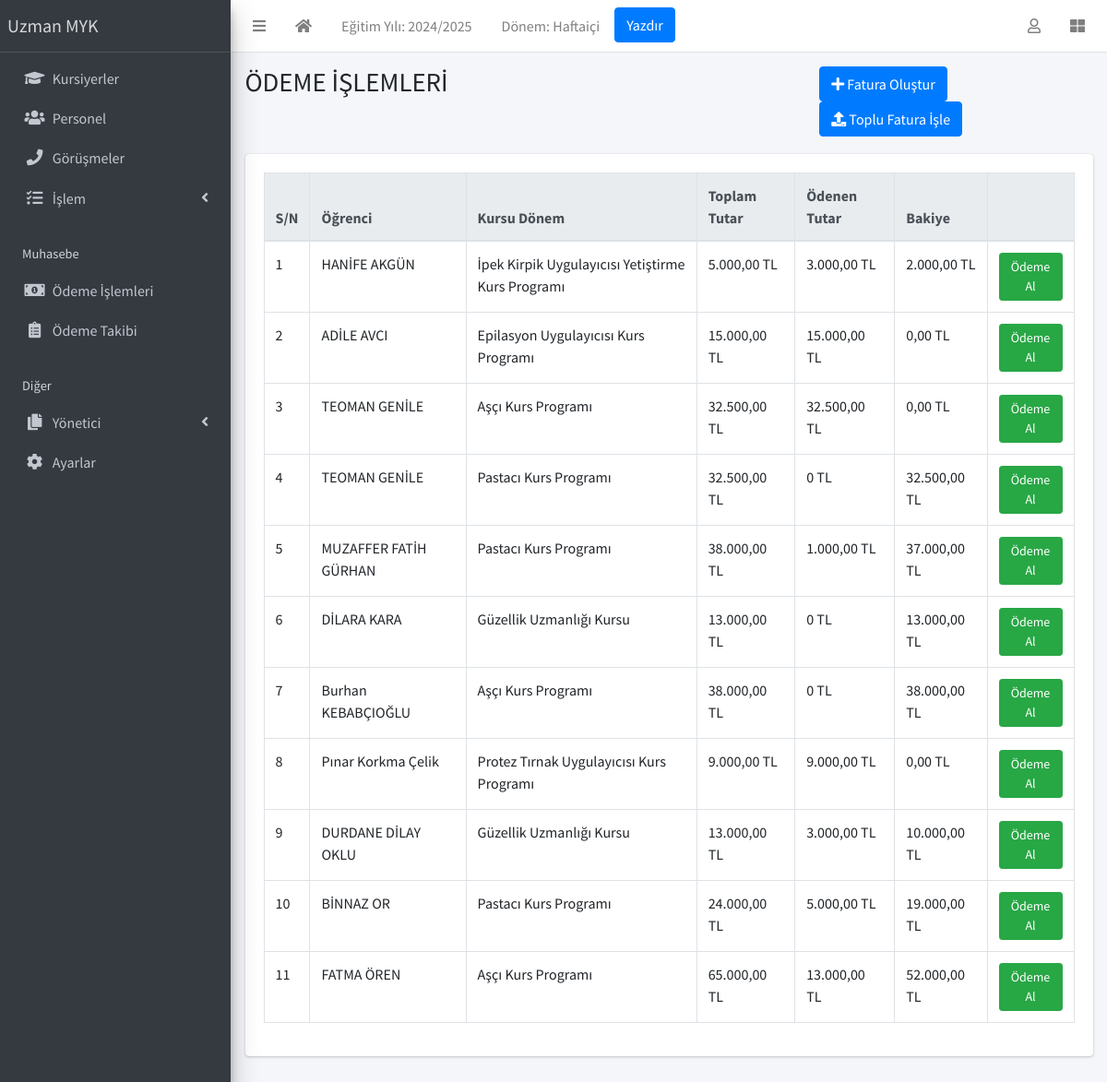
Screenshot of /finance/list/ (signed in) with the database file from the repository.
### apps/corecode/models.py (models this page shows, shortened)
class AcademicSession(models.Model):
    name = models.CharField(max_length=200, unique=True, verbose_name = "Eğitim Yılı")
    current = models.BooleanField(default=True, verbose_name = "Aktif Eğitim Yılı")
    class Meta:
        ordering = ["-name"]

class AcademicTerm(models.Model):
    name = models.CharField(max_length=20, unique=True, verbose_name = "Dönem")
    current = models.BooleanField(default=True, verbose_name = "Aktif Dönem")
    class Meta:
        ordering = ["name"]

class SiteConfig(models.Model):
    key = models.SlugField()
    value = models.CharField(max_length=200)

class StudentClass(models.Model):
    name = models.CharField(max_length=200, unique=True, verbose_name = "Sınıf" )
    class Meta:
        verbose_name = "Sınıf"
        verbose_name_plural = "Sınıflar"
        ordering = ["name"]
    def __str__(self):
        return self.name

### apps/finance/models.py (models this page shows, shortened)
class Invoice(models.Model):
    student = models.ForeignKey(Student, on_delete=models.CASCADE, verbose_name="Öğrenci")
    session = models.ForeignKey(AcademicSession, on_delete=models.CASCADE, verbose_name="Eğitim Yılı")
    term = models.ForeignKey(AcademicTerm, on_delete=models.CASCADE, verbose_name="Dönem")
    class_for = models.ForeignKey(StudentClass, on_delete=models.CASCADE, verbose_name="Kursu")
    balance_from_previous_term = models.DecimalField(max_digits=10, decimal_places=2, default=0, verbose_name="Kayıt Ücreti")
    status = models.CharField(
        max_length=20,
        choices=[("active", "Aktif"), ("closed", "Kapandı")],
        default="active",
        verbose_name="Durum"
    )
    class Meta:
        ordering = ["student", "term"]
    def __str__(self):
        return f"{self.student}"
    def balance(self):
        payable = self.total_amount_payable()
        paid = self.total_amount_paid()
        return payable - paid
    def amount_payable(self):
        items = InvoiceItem.objects.filter(invoice=self)
        return sum(item.amount for item in items)
    def total_amount_payable(self):
        return self.balance_from_previous_term + self.amount_payable()
    def total_amount_paid(self):
        receipts = Receipt.objects.filter(invoice=self)
        return sum(receipt.amount_paid for receipt in receipts)

class Receipt(models.Model):
    invoice = models.ForeignKey(Invoice, on_delete=models.CASCADE)
    amount_paid = models.DecimalField(max_digits=10, decimal_places=2, verbose_name="Ödeme Miktarı")  # Daha doğru bir tutar formatı
    date_paid = models.DateField(default=timezone.now, verbose_name="Ödeme Tarihi")
    comment = models.CharField(max_length=200, blank=True, verbose_name="Açıklama")
    class Meta:
        ordering = ['-date_paid']  # Son ödemeleri en üstte listelemek için
        get_latest_by = 'date_paid'  # latest() çağrıldığında bu alanı kullanır

### apps/students/models.py (models this page shows, shortened)
class Student(models.Model):
    STATUS_CHOICES = [("active", "Aktif"), ("inactive", "Pasif")]
    GENDER_CHOICES = [("İlkokul", "İlkokul"), ("Ortaokul", "Ortaokul"), ("Lise", "Lise"), ("Üniversite", "Üniversite"), ("Yüksek Lisans", "Yüksek Lisans"), ("Doktora", "Doktora")]
    current_status = models.CharField(
        max_length=10, choices=STATUS_CHOICES, default="active", verbose_name = "Durumu"
    )
    registration_number = models.CharField(max_length=200, unique=True, verbose_name = "TC Kimlik No")
    firstname = models.CharField(max_length=200, verbose_name = "Adı")
    surname = models.CharField(max_length=200, verbose_name = "Soyadı")
    mobile_num_regex = RegexValidator(
        regex="^[0-9]{10,15}$", message="Girilen cep telefonu numarası doğru formatta değil!"
    )
    parent_mobile_number = models.CharField(
        validators=[mobile_num_regex], max_length=13, blank=True, verbose_name = "Telefon Numarası"
    )
    gender = models.CharField(max_length=100, choices=GENDER_CHOICES, default="male",verbose_name = "Öğrenim Durumu")
    date_of_birth = models.DateField(default=timezone.now, verbose_name = "Doğum Tarihi")
    date_of_admission = models.DateField(default=timezone.now, verbose_name = "Kayıt Tarihi")
    other_name = models.IntegerField(default=0, verbose_name="Taksit Sayısı")
    address = models.TextField(blank=True, verbose_name = "Adres" )
    others = models.TextField(blank=True, verbose_name = "Açıklama")
    passport = models.ImageField(blank=True, upload_to="students/passports/", verbose_name = "Öğrenci Fotoğrafı")
    class Meta:
        ordering = ["surname", "firstname", "other_name"]
    def __str__(self):
        return f"{self.firstname} {self.surname} "

### apps/finance/views.py (the view)
# urls.py: path("list/", InvoiceListView.as_view(), name="invoice-list"),
class InvoiceListView(LoginRequiredMixin, ListView):
    model = Invoice
    template_name = "finance/invoice_list.html"

### apps/corecode/context_processors.py (called while the page is built)
def site_defaults(request):
    current_session = AcademicSession.objects.get(current=True)
    current_term = AcademicTerm.objects.get(current=True)
    vals = SiteConfig.objects.all()
    contexts = {
        "current_session": current_session.name,
        "current_term": current_term.name,
    }
    for val in vals:
        contexts[val.key] = val.value
    return contexts

### apps/finance/templates/finance/invoice_list.html (shortened to what this page needs)
{% extends 'base.html' %}
{% load humanize %}
{% block title %}ÖDEME İŞLEMLERİ{% endblock title %}
{% block breadcrumb %}
<a class="btn btn-primary" href="{% url 'invoice-create' %}"><i
    class="fas fa-plus"></i> Fatura Oluştur</a>
<a class="btn btn-primary" href="{% url 'bulk-invoice' %}"><i
    class="fas fa-upload"></i> Toplu Fatura İşle</a>
{% endblock breadcrumb %}
{% block content %}
  <div class="table-responsive">
    <table id="invoicetable" class="table table-bordered table-hover">
      <thead class="thead-light">
        <tr>
          <th>S/N</th>
          <th>Öğrenci</th>
          <th>Kursu Dönem</th>
          <th>Toplam Tutar</th>
          <th>Ödenen Tutar</th>
          <th>Bakiye</th>
          <th></th>
        </tr>
      </thead>
      <tbody>
        {% for invoice in object_list %}
          <tr class='clickable-row' data-href="{% url 'invoice-detail' invoice.id %}">
            <td>{{ forloop.counter}}</td>
            <td>{{ invoice}}</td>
            <td>{{ invoice.class_for }}</td>
            <td>{{ invoice.total_amount_payable | intcomma }} TL</td>
            <td>{{ invoice.total_amount_paid | intcomma }} TL</td>
            <td>{{ invoice.balance | intcomma }} TL</td>
            <td><a class="btn btn-success btn-sm"
                href="{% url 'receipt-create' %}?invoice={{ invoice.id }}">Ödeme Al</a></td>
          </tr>
        {% endfor %}
      </tbody>
    </table>
  </div>
{% endblock content %}

### templates/base.html (shortened to what this page needs)
{% load static %}
<!DOCTYPE html>
<html lang="tr">
<head>
  <link rel="stylesheet" href="{% static 'plugins/fontawesome-free/css/all.min.css' %}">
  <link rel="stylesheet" href="{% static 'plugins/toastr/toastr.min.css' %}">
  <link rel="stylesheet"
    href="{% static 'plugins/overlayScrollbars/css/OverlayScrollbars.min.css' %}">
  <link rel="stylesheet" href="{% static 'plugins/Datatables/datatables.min.css' %}" />
  <link rel="stylesheet" href="{% static 'dist/css/adminlte.min.css' %}">
</head>
<body
  class="hold-transition sidebar-mini layout-fixed layout-navbar-fixed layout-footer-fixed">
  <div class="wrapper">
    <nav class="main-header navbar navbar-expand navbar-white navbar-light">
      <ul class="navbar-nav">
        <li class="nav-item">
          <a class="nav-link" data-widget="pushmenu" href="#" role="button"><i
              class="fas fa-bars"></i></a>
        </li>
        <li class="nav-item d-none d-sm-inline-block">
          <a href="{% url 'home' %} " class="nav-link"><i class="fa fa-home"></i></a>
        </li>
        <li class="nav-item d-none d-sm-inline-block">
          <a href="{% url 'current-session' %}" class="nav-link">Eğitim Yılı: {{ current_session }}</a>
        </li>
        <li class="nav-item d-none d-sm-inline-block">
          <a href="{% url 'current-session' %}" class="nav-link">Dönem: {{ current_term }}</a>
        </li>
        <li class="nav-item d-none d-sm-inline-block">
          <button onclick="window.print()" class="btn btn-primary">Yazdır</button>
        </li>
      </ul>
      <ul class="navbar-nav ml-auto">
        <li class="nav-item dropdown">
          <a class="nav-link" data-toggle="dropdown" href="#">
            <i class="far fa-user"></i>
          </a>
        </li>
        <li class="nav-item">
          <a class="nav-link" data-widget="control-sidebar" data-slide="true"
            href="#" role="button"><i class="fas fa-th-large"></i></a>
        </li>
      </ul>
    </nav>
    <aside class="main-sidebar sidebar-dark-primary elevation-4">
      <a href="{% url 'home' %}" class="brand-link">{{ school_name | default:"MySchool" }}</a>
      <div class="sidebar">
        <nav class="mt-2">
          <ul class="nav nav-pills nav-sidebar flex-column"
            data-widget="treeview" role="menu" data-accordion="false">
            <li class="nav-item">
              <a href="{% url 'student-list' %}" class="nav-link">
                <i class="nav-icon fas fa-graduation-cap"></i>
                <p>
                  Kursiyerler
                </p>
              </a>
            </li>
            <li class="nav-item">
              <a href="{% url 'staff-list' %}" class="nav-link">
                <i class="nav-icon fas fa-users"></i>
                <p>
                  Personel
                </p>
              </a>
            </li>
            <li class="nav-item">
              <a href="{% url 'call-list' %}" class="nav-link">
                <i class="nav-icon fas fa-phone"></i>
                <p>
                  Görüşmeler
                </p>
              </a>
            </li>
            <li class="nav-item has-treeview">
              <a href="#" class="nav-link">
                <i class="nav-icon fas fa-tasks"></i>
                <p>
                  İşlem
                  <i class="right fas fa-angle-left"></i>
                </p>
              </a>
            </li>
            <li class="nav-header">Muhasebe</li>
            <li class="nav-item">
              <a href="{% url 'invoice-list' %}" class="nav-link">
                <i class="nav-icon fas fa-money-bill-alt"></i>
                <p>
                  Ödeme İşlemleri
                </p>
              </a>
            </li>
            <li class="nav-item">
              <a href="{% url 'invoice-takip' %}" class="nav-link">
                <i class="nav-icon fas fa-clipboard-list"></i>
                <p>
                  Ödeme Takibi
                </p>
              </a>
            </li>
            <li class="nav-header">Diğer</li>
            <li class="nav-item has-treeview">
              <a href="#" class="nav-link">
                <i class="nav-icon fas fa-copy"></i>
                <p>
                  Yönetici
                  <i class="fas fa-angle-left right"></i>
                </p>
              </a>
            </li>
            <li class="nav-item">
              <a href="{% url 'configs' %}" class="nav-link">
                <i class="nav-icon fas fa-cog"></i>
                <p>
                  Ayarlar
                </p>
              </a>
            </li>
          </ul>
        </nav>
      </div>
    </aside>
    <div class="content-wrapper">
      <section class="content-header">
        <div class="container-fluid">
          <div class="row mb-1">
            <div class="col-sm-8">
              <h1>{% block title %}{% endblock title %}</h1>
            </div>
            <div class="col-sm-4">
              <ol class="breadcrumb float-sm-right">
                <li class="breadcrumb-item">{% block breadcrumb %}{% endblock breadcrumb %}</li>
              </ol>
            </div>
          </div>
        </div>
      </section>
      <section class="content">
        <div class="container-fluid">
          <div class="row">
            <div class="col-md-12">
              {% block fullcard %}
              <div class="card">
                <div class="card-body">
                  <div class="row">
                    <div class="col">
                      {% block content %}
                      {% endblock content %}
                    </div>
                  </div>
                </div>
              </div>
              {% endblock fullcard %}
            </div>
          </div>
        </div>
      </section>
    </div>
  </div>
</body>
</html>

### rows the page displays
AcademicSession: name "2024/2025"
AcademicTerm: name "Haftaiçi"
SiteConfig: value "Uzman MYK"
Invoice: student.surname "HANİFE AKGÜN", class_for "İpek Kirpik Uygulayıcısı Yetiştirme Kurs Programı", total_amount_payable "5.000,00", total_amount_paid "3.000,00", balance "2.000,00"
Invoice: student.surname "ADİLE AVCI", class_for "Epilasyon Uygulayıcısı Kurs Programı", total_amount_payable "15.000,00", total_amount_paid "15.000,00", balance "0,00"
Invoice: student.surname "TEOMAN GENİLE", class_for "Aşçı Kurs Programı", total_amount_payable "32.500,00", total_amount_paid "32.500,00", balance "0,00"
Invoice: student.surname "TEOMAN GENİLE", class_for "Pastacı Kurs Programı", total_amount_payable "32.500,00", total_amount_paid "0", balance "32.500,00"
Invoice: student.surname "MUZAFFER FATİH GÜRHAN", class_for "Pastacı Kurs Programı", total_amount_payable "38.000,00", total_amount_paid "1.000,00", balance "37.000,00"
Invoice: student.surname "DİLARA KARA", class_for "Güzellik Uzmanlığı Kursu", total_amount_payable "13.000,00", total_amount_paid "0", balance "13.000,00"
Invoice: student.surname "Burhan KEBABÇIOĞLU", class_for "Aşçı Kurs Programı", total_amount_payable "38.000,00", total_amount_paid "0", balance "38.000,00"
Invoice: student.surname "Pınar Korkma Çelik", class_for "Protez Tırnak Uygulayıcısı Kurs Programı", total_amount_payable "9.000,00", total_amount_paid "9.000,00", balance "0,00"
Invoice: student.surname "DURDANE DİLAY OKLU", class_for "Güzellik Uzmanlığı Kursu", total_amount_payable "13.000,00", total_amount_paid "3.000,00", balance "10.000,00"
Invoice: student.surname "BİNNAZ OR", class_for "Pastacı Kurs Programı", total_amount_payable "24.000,00", total_amount_paid "5.000,00", balance "19.000,00"
Invoice: student.surname "FATMA ÖREN", class_for "Aşçı Kurs Programı", total_amount_payable "65.000,00", total_amount_paid "13.000,00", balance "52.000,00"
